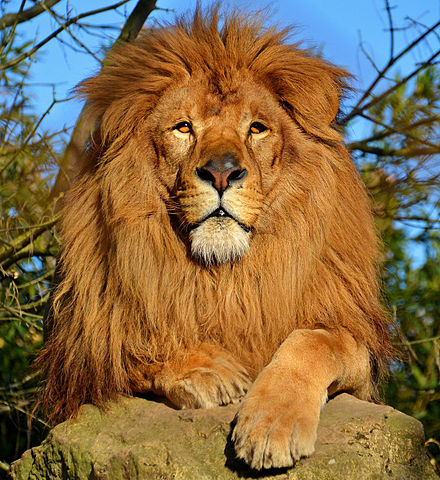
#> input picture lion.jpg, 440 x 480 px, found by its file name
$ python crop-image.py
#> lines starting #> are read from the running program, lines starting #| are printed output that depends on the picture
# ##############################################################################
# crop image
# ##############################################################################

import cv2
import matplotlib
import matplotlib.pyplot as plt
import numpy as np

matplotlib.rcParams['figure.figsize'] = (6.0, 6.0)
matplotlib.rcParams['image.cmap'] = 'gray'

imagePath = 'lion.jpg'
img = cv2.imread(imagePath)
#> img is the input picture: shape (480, 440, 3); mean B, G, R 71.2, 108.1, 134
plt.imshow(img[:,:,::-1])
plt.show()

# crop out a rectangle
crop = img[70:220,140:300]
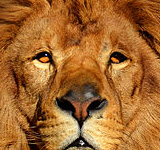
#> crop: shape (150, 160, 3); mean B, G, R 47.5, 103.6, 162
plt.imshow(crop[:,:,::-1])
plt.show()
